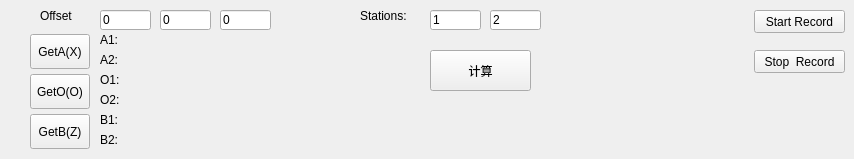
     <widget class="QWidget" name="tab_8">
      <attribute name="title">
       <string>坐标系标定</string>
      </attribute>
      <widget class="QPushButton" name="pushButton_GetB">
       <property name="geometry">
        <rect>
         <x>30</x>
         <y>114</y>
         <width>60</width>
         <height>35</height>
        </rect>
       </property>
       <property name="text">
        <string>GetB(Z)</string>
       </property>
      </widget>
      <widget class="QLabel" name="label_O_info_2">
       <property name="geometry">
        <rect>
         <x>100</x>
         <y>90</y>
         <width>270</width>
         <height>20</height>
        </rect>
       </property>
       <property name="text">
        <string>O2:</string>
       </property>
      </widget>
      <widget class="QLabel" name="label_B_info_1">
       <property name="geometry">
        <rect>
         <x>100</x>
         <y>110</y>
         <width>270</width>
         <height>20</height>
        </rect>
       </property>
       <property name="text">
        <string>B1:</string>
       </property>
      </widget>
      <widget class="QLabel" name="label_B_info_2">
       <property name="geometry">
        <rect>
         <x>100</x>
         <y>130</y>
         <width>270</width>
         <height>20</height>
        </rect>
       </property>
       <property name="text">
        <string>B2:</string>
       </property>
      </widget>
      <widget class="QLabel" name="label_O_info_1">
       <property name="geometry">
        <rect>
         <x>100</x>
         <y>70</y>
         <width>270</width>
         <height>20</height>
        </rect>
       </property>
       <property name="text">
        <string>O1:</string>
       </property>
      </widget>
      <widget class="QLabel" name="label">
       <property name="geometry">
        <rect>
         <x>40</x>
         <y>10</y>
         <width>54</width>
         <height>12</height>
        </rect>
       </property>
       <property name="text">
        <string>Offset</string>
       </property>
      </widget>
      <widget class="QLabel" name="label_A_info_1">
       <property name="geometry">
        <rect>
         <x>100</x>
         <y>30</y>
         <width>270</width>
         <height>20</height>
        </rect>
       </property>
       <property name="text">
        <string>A1:</string>
       </property>
      </widget>
      <widget class="QPushButton" name="pushButton_GetO">
       <property name="geometry">
        <rect>
         <x>30</x>
         <y>74</y>
         <width>60</width>
         <height>35</height>
        </rect>
       </property>
       <property name="text">
        <string>GetO(O)</string>
       </property>
      </widget>
      <widget class="QLabel" name="label_A_info_2">
       <property name="geometry">
        <rect>
         <x>100</x>
         <y>50</y>
         <width>270</width>
         <height>20</height>
        </rect>
       </property>
       <property name="text">
        <string>A2:</string>
       </property>
      </widget>
      <widget class="QPushButton" name="pushButton_Calc">
       <property name="geometry">
        <rect>
         <x>430</x>
         <y>50</y>
         <width>101</width>
         <height>41</height>
        </rect>
       </property>
       <property name="text">
        <string>计算</string>
       </property>
      </widget>
      <widget class="QPushButton" name="pushButton_GetA">
       <property name="geometry">
        <rect>
         <x>30</x>
         <y>34</y>
         <width>60</width>
         <height>35</height>
        </rect>
       </property>
       <property name="text">
        <string>GetA(X)</string>
       </property>
      </widget>
      <widget class="QPushButton" name="StartRecord_pushButton">
       <property name="geometry">
        <rect>
         <x>754</x>
         <y>10</y>
         <width>91</width>
         <height>23</height>
        </rect>
       </property>
       <property name="text">
        <string>Start Record</string>
       </property>
      </widget>
      <widget class="QPushButton" name="StopRecord_pushButton">
       <property name="geometry">
        <rect>
         <x>754</x>
         <y>50</y>
         <width>91</width>
         <height>23</height>
        </rect>
       </property>
       <property name="text">
        <string>Stop  Record</string>
       </property>
      </widget>
      <widget class="QLineEdit" name="CaliOffsetXLineEdit">
       <property name="geometry">
        <rect>
         <x>100</x>
         <y>10</y>
         <width>51</width>
         <height>20</height>
        </rect>
       </property>
       <property name="text">
        <string>0</string>
       </property>
      </widget>
      <widget class="QLineEdit" name="CaliOffsetYLineEdit">
       <property name="geometry">
        <rect>
         <x>160</x>
         <y>10</y>
         <width>51</width>
         <height>20</height>
        </rect>
       </property>
       <property name="text">
        <string>0</string>
       </property>
      </widget>
      <widget class="QLineEdit" name="CaliOffsetZLineEdit">
       <property name="geometry">
        <rect>
         <x>220</x>
         <y>10</y>
         <width>51</width>
         <height>20</height>
        </rect>
       </property>
       <property name="text">
        <string>0</string>
       </property>
      </widget>
      <widget class="QLabel" name="label_15">
       <property name="geometry">
        <rect>
         <x>360</x>
         <y>10</y>
         <width>54</width>
         <height>12</height>
        </rect>
       </property>
       <property name="text">
        <string>Stations:</string>
       </property>
      </widget>
      <widget class="QLineEdit" name="Station1LineEdit">
       <property name="geometry">
        <rect>
         <x>430</x>
         <y>10</y>
         <width>51</width>
         <height>20</height>
        </rect>
       </property>
       <property name="text">
        <string>1</string>
       </property>
      </widget>
      <widget class="QLineEdit" name="Station2LineEdit">
       <property name="geometry">
        <rect>
         <x>490</x>
         <y>10</y>
         <width>51</width>
         <height>20</height>
        </rect>
       </property>
       <property name="text">
        <string>2</string>
       </property>
      </widget>
     </widget>
